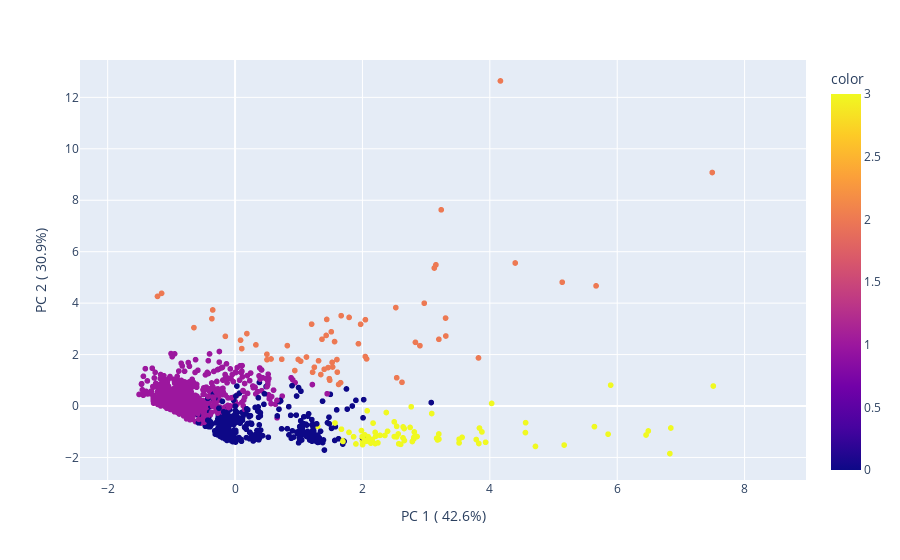

Notebook code cell kept with this figure:
### Code cell
# PC1 vs PC2
fig = px.scatter(components, 
                labels = labels, 
                x=0,
                y=1,
                color = df_scaled.cluster)

fig.show()

### Figure 1 — Plotly figure (JSON) as saved in the notebook; plotly's stock layout.template omitted (floating-point values rounded to 4 significant figures; data arrays with more than 128 entries replaced by an {"elided": "..."} marker saying what was removed)
{"data": [{"hovertemplate": "PC 1 ( 42.6%)=%{x}<br>PC 2 ( 30.9%)=%{y}<br>color=%{marker.color}<extra></extra>", "legendgroup": "", "marker": {"color": {"elided": "1254 int values"}, "coloraxis": "coloraxis", "symbol": "circle"}, "mode": "markers", "name": "", "showlegend": false, "type": "scattergl", "x": {"elided": "1254 float values"}, "xaxis": "x", "y": {"elided": "1254 float values"}, "yaxis": "y"}], "layout": {"autosize": true, "coloraxis": {"colorbar": {"title": {"text": "color"}}, "colorscale": [[0, "#0d0887"], [0.1111, "#46039f"], [0.2222, "#7201a8"], [0.3333, "#9c179e"], [0.4444, "#bd3786"], [0.5556, "#d8576b"], [0.6667, "#ed7953"], [0.7778, "#fb9f3a"], [0.8889, "#fdca26"], [1, "#f0f921"]]}, "legend": {"tracegroupgap": 0}, "margin": {"t": 60}, "xaxis": {"anchor": "y", "autorange": false, "domain": [0, 1], "range": [-2.435, 8.964], "title": {"text": "PC 1 ( 42.6%)"}, "type": "linear"}, "yaxis": {"anchor": "x", "autorange": false, "domain": [0, 1], "range": [-2.876, 13.45], "title": {"text": "PC 2 ( 30.9%)"}, "type": "linear"}}}
